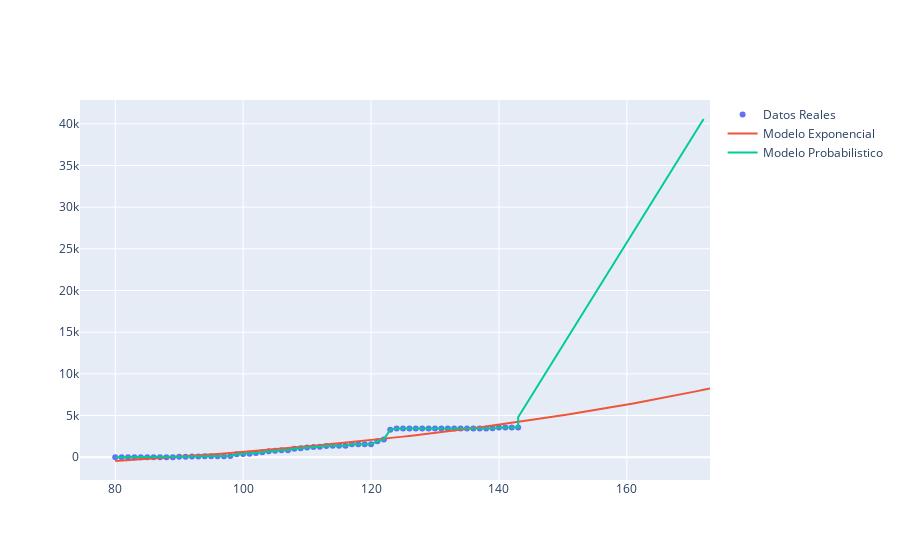

Source (notebook cell):
### Code cell
#Modelo Probabilidad
y1 = list(df.iloc [:, 1]) # Total casos
x1 = list(df.iloc [:, 0]) # Dias
#Prediccion 1 mes
for i in range(x1[-1], x1[-1]+30):
    x1.append(i)
    y1.append(int(y1[-1] + mediana))

#Modelo exponencial
yy = list(df.iloc [:, 1]) # Total casos
xx = list(df.iloc [:, 0]) # Dias
casos = list(df.iloc [:, 1])# Total casos
dias = list(df.iloc [:, 0]) # Dias

popt, pcov = curve_fit(func, dias, casos, g)
for i in range(n):
    casos[i] = func(dias[i], popt[0], popt[1], popt[2], popt[3])


#Predecir para 1 mes
pred_x = np.array(list(range(min(dias),max(dias)+31)))
#  Grafica 1
fig = go.Figure()

fig.add_trace(go.Scatter(y=yy,x=xx,mode='markers',name='Datos Reales'))
fig.add_trace(go.Scatter(y=func(pred_x,*popt),x=pred_x,mode='lines',name='Modelo Exponencial'))
fig.add_trace(go.Scatter(y=y1,x=x1,mode='lines',name='Modelo Probabilistico'))

fig.show()

#  Grafica 2
fig = plt.figure(figsize=(20, 10))
ax = fig.add_subplot(111,  axisbelow=True)
ax.plot(x1, y1, 'b', alpha=1, lw=1, label='Modelo Probabilistico ')
ax.plot(pred_x, func(pred_x,*popt), 'g', alpha=1, lw=1, label='Modelo Exponencial')
ax.scatter(xx, yy,label="Datos Reales",color="red")
ax.set_xlabel('Tiempo en dias')
ax.set_ylabel('Numero de Personas')

legend = ax.legend()
